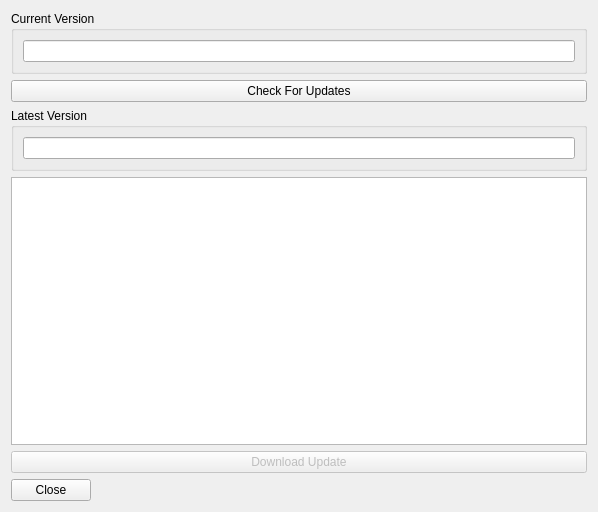
<?xml version="1.0" encoding="UTF-8"?>
<ui version="4.0">
 <class>updater</class>
 <widget class="QWidget" name="updater">
  <property name="windowModality">
   <enum>Qt::ApplicationModal</enum>
  </property>
  <property name="geometry">
   <rect>
    <x>0</x>
    <y>0</y>
    <width>598</width>
    <height>512</height>
   </rect>
  </property>
  <property name="windowTitle">
   <string>Updates</string>
  </property>
  <property name="layoutDirection">
   <enum>Qt::LeftToRight</enum>
  </property>
  <layout class="QGridLayout" name="gridLayout_3">
   <item row="0" column="0">
    <widget class="QGroupBox" name="groupBox">
     <property name="title">
      <string>Current Version</string>
     </property>
     <layout class="QGridLayout" name="gridLayout">
      <item row="0" column="0">
       <widget class="QLineEdit" name="lineEditCurrentVersion">
        <property name="font">
         <font>
          <weight>75</weight>
          <bold>true</bold>
         </font>
        </property>
        <property name="alignment">
         <set>Qt::AlignCenter</set>
        </property>
        <property name="readOnly">
         <bool>true</bool>
        </property>
       </widget>
      </item>
     </layout>
    </widget>
   </item>
   <item row="1" column="0">
    <widget class="QPushButton" name="pushButtonCheckUpdates">
     <property name="text">
      <string>Check For Updates</string>
     </property>
     <property name="icon">
      <iconset resource="../icons.qrc">
       <normaloff>:/icons/icons/Update.png</normaloff>:/icons/icons/Update.png</iconset>
     </property>
    </widget>
   </item>
   <item row="2" column="0">
    <widget class="QGroupBox" name="groupBox_2">
     <property name="title">
      <string>Latest Version</string>
     </property>
     <layout class="QGridLayout" name="gridLayout_2">
      <item row="0" column="0">
       <widget class="QLineEdit" name="lineEditLatestVersion">
        <property name="font">
         <font>
          <weight>75</weight>
          <bold>true</bold>
         </font>
        </property>
        <property name="alignment">
         <set>Qt::AlignCenter</set>
        </property>
        <property name="readOnly">
         <bool>true</bool>
        </property>
       </widget>
      </item>
     </layout>
    </widget>
   </item>
   <item row="3" column="0">
    <widget class="QTextEdit" name="textEditLog">
     <property name="readOnly">
      <bool>true</bool>
     </property>
     <property name="html">
      <string>&lt;!DOCTYPE HTML PUBLIC &quot;-//W3C//DTD HTML 4.0//EN&quot; &quot;http://www.w3.org/TR/REC-html40/strict.dtd&quot;&gt;
&lt;html&gt;&lt;head&gt;&lt;meta name=&quot;qrichtext&quot; content=&quot;1&quot; /&gt;&lt;style type=&quot;text/css&quot;&gt;
p, li { white-space: pre-wrap; }
&lt;/style&gt;&lt;/head&gt;&lt;body style=&quot; font-family:'Ubuntu'; font-size:11pt; font-weight:400; font-style:normal;&quot;&gt;
&lt;table border=&quot;0&quot; style=&quot;-qt-table-type: root; margin-top:4px; margin-bottom:4px; margin-left:4px; margin-right:4px;&quot;&gt;
&lt;tr&gt;
&lt;td style=&quot;border: none;&quot;&gt;
&lt;p align=&quot;center&quot; style=&quot; margin-top:0px; margin-bottom:0px; margin-left:0px; margin-right:0px; -qt-block-indent:0; text-indent:0px;&quot;&gt;&lt;span style=&quot; font-family:'Sans Serif'; font-size:9pt;&quot;&gt; &lt;/span&gt;&lt;/p&gt;&lt;/td&gt;&lt;/tr&gt;&lt;/table&gt;&lt;/body&gt;&lt;/html&gt;</string>
     </property>
    </widget>
   </item>
   <item row="4" column="0">
    <widget class="QPushButton" name="pushButtonDownload">
     <property name="enabled">
      <bool>false</bool>
     </property>
     <property name="text">
      <string>Download Update</string>
     </property>
     <property name="icon">
      <iconset resource="../icons.qrc">
       <normaloff>:/icons/icons/agt_update_misc.png</normaloff>:/icons/icons/agt_update_misc.png</iconset>
     </property>
    </widget>
   </item>
   <item row="6" column="0">
    <widget class="QPushButton" name="pushButton">
     <property name="sizePolicy">
      <sizepolicy hsizetype="Maximum" vsizetype="Fixed">
       <horstretch>0</horstretch>
       <verstretch>0</verstretch>
      </sizepolicy>
     </property>
     <property name="text">
      <string>Close</string>
     </property>
     <property name="icon">
      <iconset resource="../icons.qrc">
       <normaloff>:/icons/icons/button_cancel.png</normaloff>:/icons/icons/button_cancel.png</iconset>
     </property>
    </widget>
   </item>
  </layout>
 </widget>
 <resources>
  <include location="../icons.qrc"/>
 </resources>
 <connections>
  <connection>
   <sender>pushButton</sender>
   <signal>clicked()</signal>
   <receiver>updater</receiver>
   <slot>close()</slot>
   <hints>
    <hint type="sourcelabel">
     <x>49</x>
     <y>420</y>
    </hint>
    <hint type="destinationlabel">
     <x>208</x>
     <y>420</y>
    </hint>
   </hints>
  </connection>
 </connections>
</ui>
